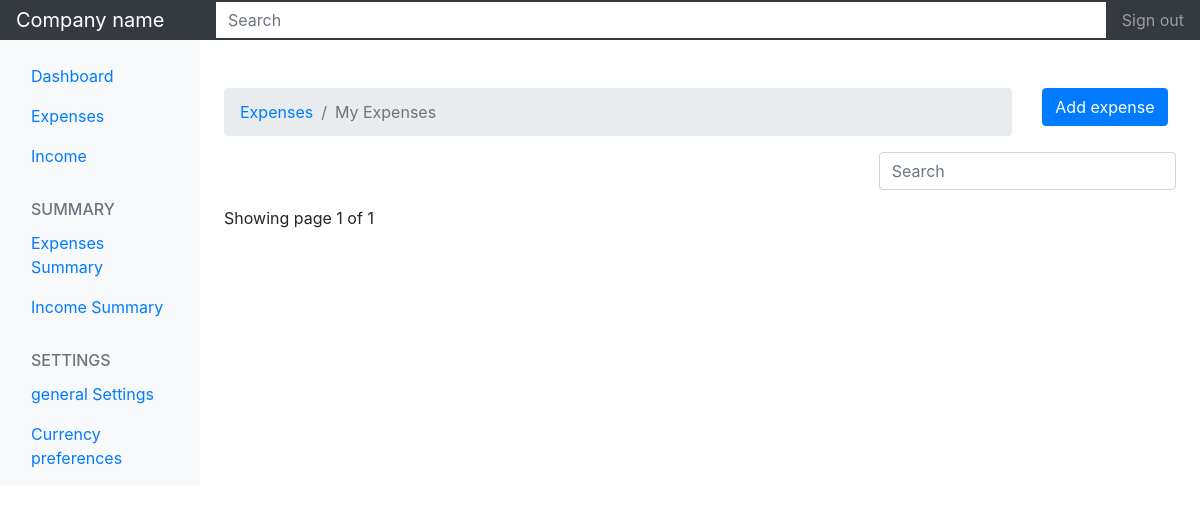
Page / (signed in) on the earlier database version.
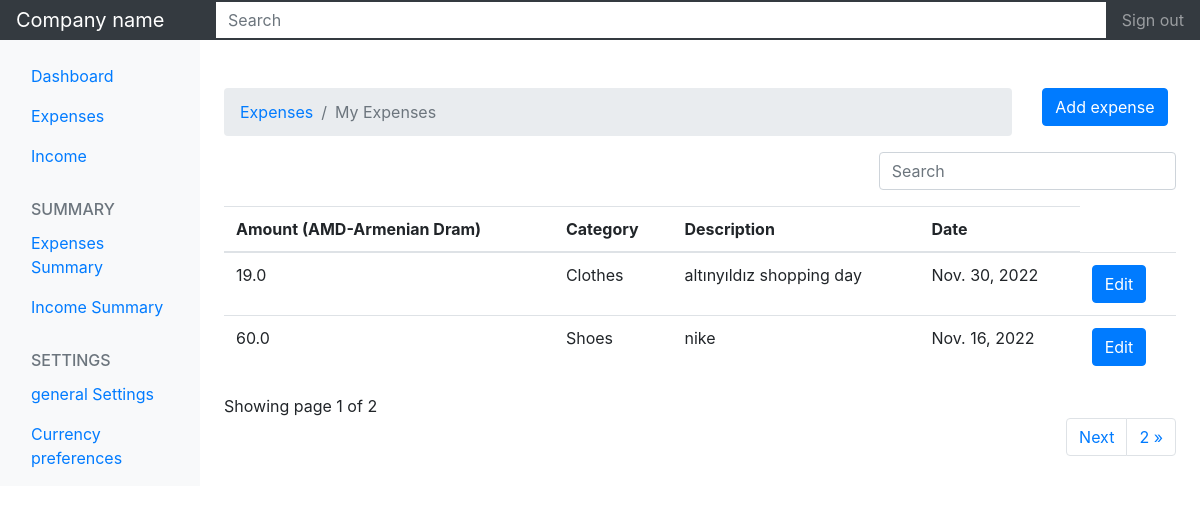
Same page on the later database version.
### userpreferences/models.py (models this page shows, shortened)
class UserPreference(models.Model):
    user = models.OneToOneField(to=User, on_delete=models.CASCADE)
    currency = models.CharField(max_length=255, blank=True, null=True)

### base/models.py (models this page shows, shortened)
class Expense(models.Model):
    amount = models.FloatField()
    date = models.DateField(default=now)
    description = models.TextField()
    owner = models.ForeignKey(to=User, on_delete=models.CASCADE)
    category = models.CharField(max_length=266)

### base/views.py (the view)
# urls.py: path('', views.index, name = 'expenses'),
@login_required(login_url='/login')
def index(request):
    categories = Category.objects.all()
    expenses = Expense.objects.filter(owner=request.user)
    paginator = Paginator(expenses, 2)
    page_number = request.GET.get('page')
    page_obj = Paginator.get_page(paginator, page_number)
    currency = UserPreference.objects.get(user=request.user).currency
    context = {
        'expenses': expenses,
        'page_obj': page_obj,
        'currency': currency
    }
    return render(request, 'index.html', context)

### templates/index.html (shortened to what this page needs)
{% extends "base.html" %}
{% load static %}
{% block content %}
    <div class="row">
        <div class="col-md-10">
            <nav aria-label="breadcrumb">
                <ol class="breadcrumb">
                <li class="breadcrumb-item"><a href="">Expenses</a></li>
                <li class="breadcrumb-item active" aria-current="page">My  Expenses</li>
                </ol>
            </nav>
        </div>
        <div class="col-md-2">
            <a href="{% url 'addexpense' %}" class="btn btn-primary">Add expense</a>
        </div>
        <div class="container">
            <div class="row">
                <div class="col-md-8"></div>
                <div class="col-md-4">
                  <div class="form-group">
                    <input type="text" class="form-control" id="searchField" placeholder="Search">
                  </div>
                </div>
              </div>
          <div class="app-table">
            {% if expenses.count %}
            <table class="table table-stripped table hover">
                <thead>
                    <tr>
                        <th>Amount ({{currency}})</th>
                        <th>Category</th>
                        <th>Description</th>
                        <th>Date</th>
                    </tr>
                </thead>
                <tbody>
                    {% for i in page_obj %}
                    <tr>
                        <td>{{i.amount}}</td>
                        <td>{{i.category}}</td>
                        <td>{{i.description}}</td>
                        <td>{{i.date}}</td>
                        <td><a href="{% url 'expense_edit' i.id %}" class="btn btn-primary">Edit</a></td>
                    </tr>
                    {% endfor %}
                </tbody>
            </table>
            {% endif %}
            <div class="pagination-container">
                <div class="">
                  Showing page {{page_obj.number}} of {{ page_obj.paginator.num_pages }}
                </div>
                <ul class="pagination align-right float-right mr-auto">
                  {% if page_obj.has_next %}
                  <li class="page-item"> <a class="page-link" href="?page={{ page_obj.next_page_number }}">Next</a></li>
                  <li class="page-item"> <a class="page-link" href="?page={{ page_obj.paginator.num_pages }}">{{ page_obj.paginator.num_pages}} &raquo;</a></li>
                  {% endif %}
                </ul>
            </div>
        </div>
    </div>
</div>
{% endblock %}

Differences in the rows shown:
now on this page (row unchanged): UserPreference: currency "AMD-Armenian Dram"
added Expense: amount "19.0", category "Clothes", description "altınyıldız shopping day", date "Nov. 30, 2022"
added Expense: amount "60.0", category "Shoes", description "nike", date "Nov. 16, 2022"
Other differences:
{{ page_obj.paginator.num_pages }}: "1" → "2"
{{ page_obj.paginator.num_pages }}: (not shown) → "2"
text now shown: "Amount ( ) Category Description Date Next »"
